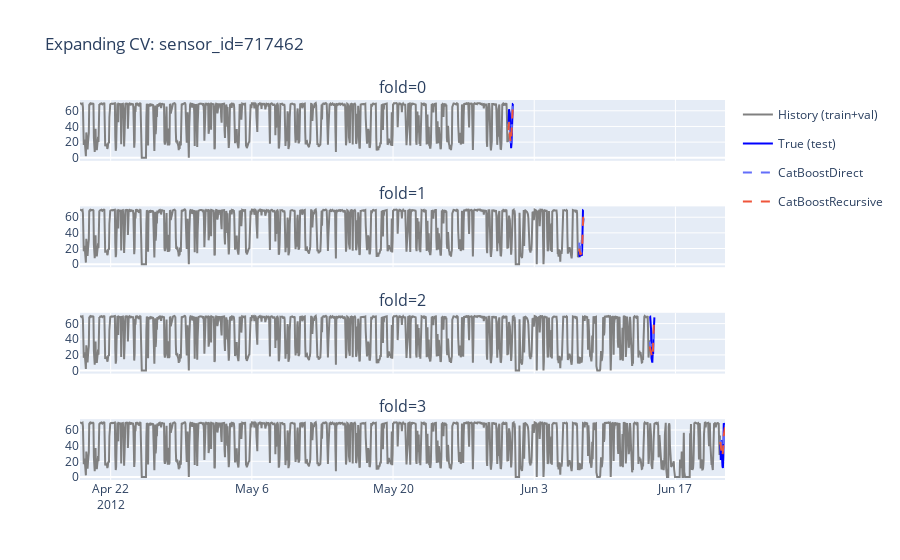

Here is the notebook cell this chart was saved with:
### Code cell
plot_results_expanding_cv(df, ml_results_df, num_samples_to_plot=1)
